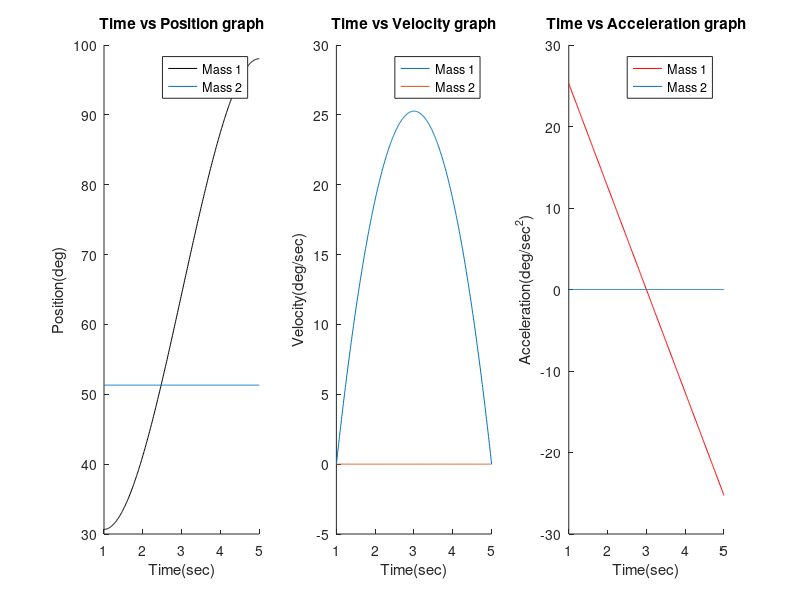

Write the MATLAB code that produced this figure.
%Robot Dynamics HW5, Q2(a)

clc;clear all;close all;
%%
% Mass 1
q0 = 30.66; qf = 98.04;
v0 = 0; vf = 0;
t0 = 1; tf = 5;
b = [q0; v0; qf; vf];
M = [1 t0 t0^2 t0^3;...
    0 1 2*t0 3*t0^2;...
    1 tf tf^2 tf^3;...
    0 1 2*tf 3*tf^2];
a = inv(M)*b;
t = linspace(t0, tf, 100*(tf-t0));
c = ones(size(t));
qd = a(1).*c + a(2).*t + a(3).*t.^2 + a(4).*t.^3;
vd = a(2).*c + 2*a(3).*t + 3*a(4).*t.^2;
ad = 2*a(3).*c + 6*a(4).*t;

subplot(1,3,1);
hold on
plot(t, qd, 'k');
hold on
title('Mass 1: Time vs Position graph');
ylabel('Position(deg)');
xlabel('Time(sec)');
hold off

subplot(1,3,2);
hold on
plot(t, vd);
hold on
title('Mass 1: Time vs Velocity graph');
ylabel('Velocity(deg/sec)');
xlabel('Time(sec)');
hold off

subplot(1,3,3);
hold on
plot(t, ad, 'r');
hold on
title('Mass 1: Time vs Acceleration graph');
ylabel('Acceleration(deg/sec^2)');
xlabel('Time(sec)');
hold off

%%
%Mass 2
q0 = 51.31; qf = 51.31;
v0 = 0; vf = 0;
t0 = 1; tf = 5;
b = [q0; v0; qf; vf];
M = [1 t0 t0^2 t0^3;...
    0 1 2*t0 3*t0^2;...
    1 tf tf^2 tf^3;...
    0 1 2*tf 3*tf^2];
a = inv(M)*b;
t = linspace(t0, tf, 100*(tf-t0));
c = ones(size(t));
qd = a(1).*c + a(2).*t + a(3).*t.^2 + a(4).*t.^3;
vd = a(2).*c + 2*a(3).*t + 3*a(4).*t.^2;
ad = 2*a(3).*c + 6*a(4).*t;

subplot(1,3,1);
hold on
plot(t, qd);
hold on
title('Time vs Position graph');
ylabel('Position(deg)');
xlabel('Time(sec)');
legend('Mass 1', 'Mass 2','north');
hold off

subplot(1,3,2);
hold on
plot(t, vd);
hold on
title('Time vs Velocity graph');
ylabel('Velocity(deg/sec)');
xlabel('Time(sec)');
legend('Mass 1','Mass 2','north');
hold off

subplot(1,3,3);
hold on
plot(t, ad);
hold on
title('Time vs Acceleration graph');
ylabel('Acceleration(deg/sec^2)');
xlabel('Time(sec)');
legend('Mass 1','Mass 2','north');
hold off
